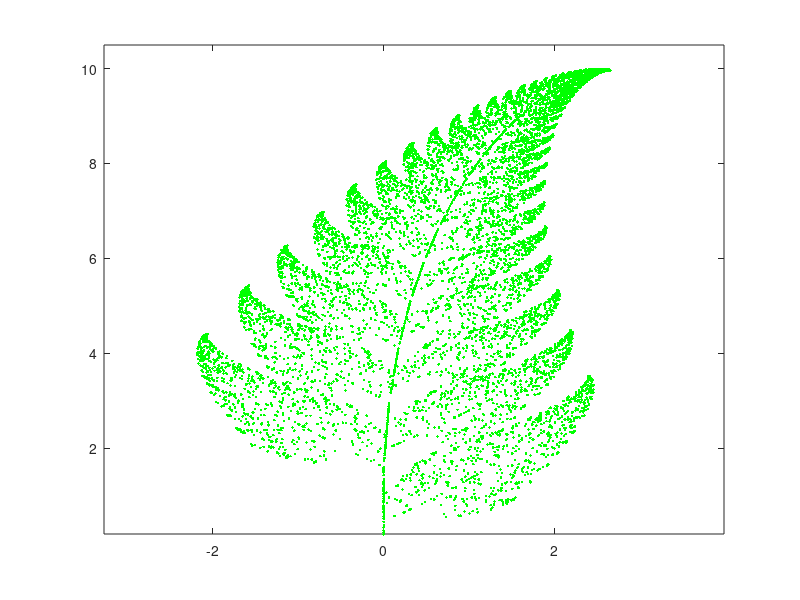

Recreate this plot in MATLAB.
NumOfPts = 10000;
iterations = 50;
pts = zeros(NumOfPts,2);
for j = 1:NumOfPts
	
	x = rand(1);
	y = rand(1);
	
	for i = 1:iterations
		
		p = rand(1);
				
		if p < .01
			
			xn = 0;
			yn = .16*y;
			x = xn;
			y = yn;
			
		elseif p < .08
			
			xn = .2*x-.26*y;
			yn = .23*x+.22*y+1.6;
			x = xn;
			y = yn;
			
		elseif p < .15
			
			xn = -.15*x+.28*y;
			yn = .26*x+.24*y+.44;
			x = xn;
			y = yn;
			
		else
			
			xn = .85*x+.04*y;
			yn = -.04*x+.85*y+1.6;
			x = xn;
			y = yn;
			
		end
				
	end%i
	
	pts(j,1) = x;
	pts(j,2) = y;
	
	
end%j
xs = pts(:,1);
ys = pts(:,2);
plot(xs,ys,'.','Color','g')
axis([min(xs)*1.5,max(xs)*1.5,min(ys)*1.05,max(ys)*1.05]);